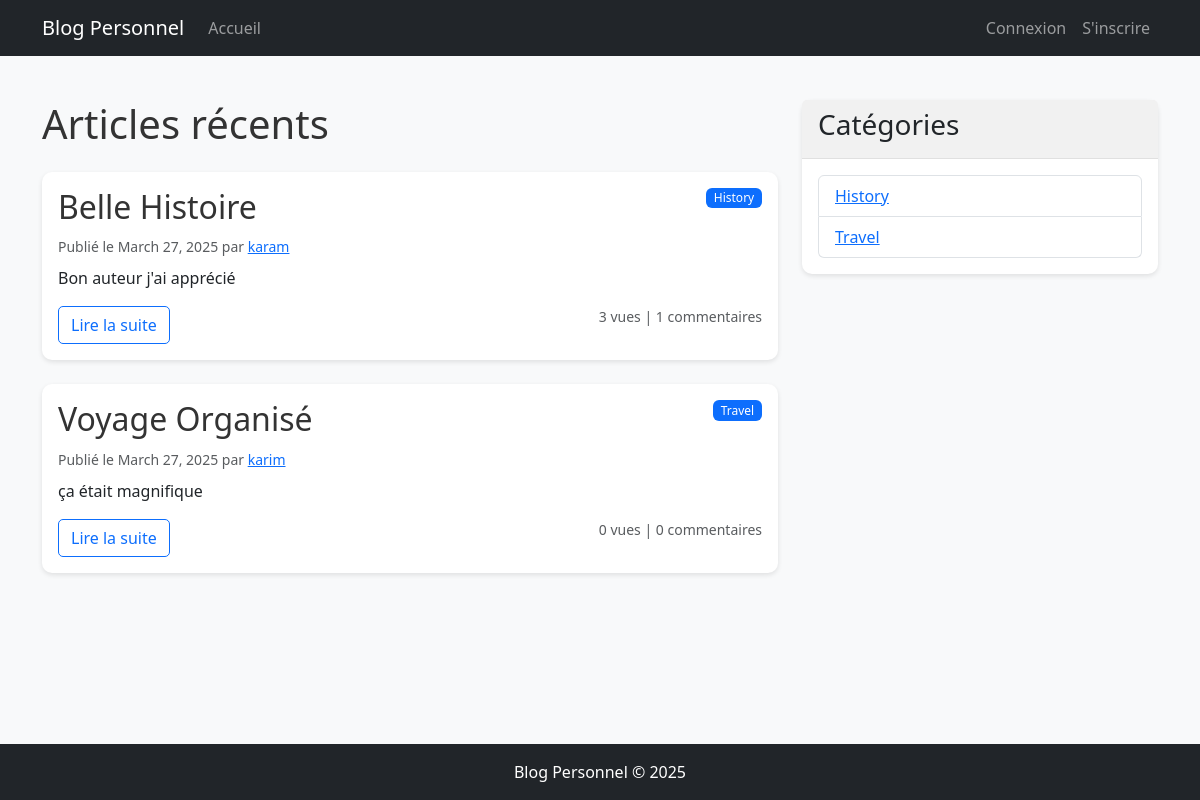
The page / on the database its author committed.
### blog/models.py (models this page shows, shortened)
class Post(models.Model):
    title = models.CharField(max_length=200)
    content = models.TextField()
    date_posted = models.DateTimeField(default=timezone.now)
    author = models.ForeignKey(User, on_delete=models.CASCADE)
    category = models.ForeignKey(Category, on_delete=models.SET_NULL, null=True, blank=True)
    views = models.IntegerField(default=0)

class Category(models.Model):
    name = models.CharField(max_length=100)

### blog/views.py (the view)
# urls.py: path('', PostListView.as_view(), name='blog-home'),
class PostListView(ListView):
    model = Post
    template_name = 'blog/home.html'
    context_object_name = 'posts'
    ordering = ['-date_posted']
    paginate_by = 5
    def get_context_data(self, **kwargs):
        context = super().get_context_data(**kwargs)
        context['categories'] = Category.objects.all()
        return context

### blog/templates/blog/home.html (shortened to what this page needs)
{% extends "blog/base.html" %}
{% block content %}
    <h1 class="mb-4">Articles récents</h1>
    {% for post in posts %}
        <article class="card mb-4">
            <div class="card-body">
                <div class="d-flex justify-content-between align-items-start">
                    <h2 class="card-title">
                        <a href="{% url 'post-detail' post.id %}">{{ post.title }}</a>
                    </h2>
                    {% if post.category %}
                        <span class="badge bg-primary">{{ post.category.name }}</span>
                    {% endif %}
                </div>
                <div class="text-muted mb-2">
                    <small>
                        Publié le {{ post.date_posted|date:"F d, Y" }} par
                        <a href="{% url 'user-posts' post.author.username %}">{{ post.author }}</a>
                    </small>
                </div>
                <p class="card-text">{{ post.content|truncatewords:50 }}</p>
                <div class="d-flex justify-content-between">
                    <a href="{% url 'post-detail' post.id %}" class="btn btn-outline-primary">Lire la suite</a>
                    <small class="text-muted">{{ post.views }} vues | {{ post.comments.count }} commentaires</small>
                </div>
            </div>
        </article>
    {% empty %}
        <div class="alert alert-info">Aucun article disponible.</div>
    {% endfor %}
{% endblock content %}

### blog/templates/blog/base.html (shortened to what this page needs)
<!DOCTYPE html>
<html lang="fr">
<head>
    <link href="https://cdn.jsdelivr.net/npm/bootstrap@5.3.0/dist/css/bootstrap.min.css" rel="stylesheet">
    {% load static %}
    <link rel="stylesheet" type="text/css" href="{% static 'css/main.css' %}">
</head>
<body>
    <header class="site-header">
        <nav class="navbar navbar-expand-lg navbar-dark bg-dark">
            <div class="container">
                <a class="navbar-brand" href="{% url 'blog-home' %}">Blog Personnel</a>
                <div class="collapse navbar-collapse" id="navbarNav">
                    <ul class="navbar-nav me-auto">
                        <li class="nav-item">
                            <a class="nav-link" href="{% url 'blog-home' %}">Accueil</a>
                        </li>
                    </ul>
                    <ul class="navbar-nav">
                        {% if user.is_authenticated %}
                            <li class="nav-item">
                                <a class="nav-link" href="{% url 'post-create' %}">Nouvel Article</a>
                            </li>
                            <li class="nav-item">
                                <a class="nav-link" href="{% url 'profile' %}">Profil</a>
                            </li>
                            <li class="nav-item">
                                <a class="nav-link" href="{% url 'logout' %}">Déconnexion</a>
                            </li>
                        {% else %}
                            <li class="nav-item">
                                <a class="nav-link" href="{% url 'login' %}">Connexion</a>
                            </li>
                            <li class="nav-item">
                                <a class="nav-link" href="{% url 'register' %}">S'inscrire</a>
                            </li>
                        {% endif %}
                    </ul>
                </div>
            </div>
        </nav>
    </header>
    <main role="main" class="container mt-4">
        <div class="row">
            <div class="col-md-8">
                {% block content %}{% endblock %}
            </div>
            <div class="col-md-4">
                <div class="card mb-4">
                    <div class="card-header">
                        <h3>Catégories</h3>
                    </div>
                    <div class="card-body">
                        <ul class="list-group">
                            {% for category in categories %}
                                <li class="list-group-item">
                                    <a href="{% url 'category-posts' category.id %}">{{ category.name }}</a>
                                </li>
                            {% empty %}
                                <li class="list-group-item">Aucune catégorie disponible</li>
                            {% endfor %}
                        </ul>
                    </div>
                </div>
            </div>
        </div>
    </main>
    <footer class="bg-dark text-white text-center py-3 mt-5">
        <div class="container">
            <p class="m-0">Blog Personnel © {% now "Y" %}</p>
        </div>
    </footer>
</body>
</html>

### blog/static/css/main.css (style rules this page uses)
body { background-color: #f8f9fa; color: #333; min-height: 100vh; display: flex; flex-direction: column; }
main { flex: 1; }
.site-header { margin-bottom: 20px; }
.card { border-radius: 10px; box-shadow: 0 2px 5px rgba(0, 0, 0, 0.1); border: none; }
.card-header { background-color: #f1f1f1; border-bottom: 1px solid #e0e0e0; }
.card-title a { color: #333; text-decoration: none; }
.badge { font-weight: 500; }
.btn { border-radius: 5px; }
footer { margin-top: auto; }

### rows shown on the page
Post: title "Belle Histoire", category.name "History", date_posted "March 27, 2025", author "karam", content "Bon auteur j'ai apprécié", views "3", comments.count "1"
Post: title "Voyage Organisé", category.name "Travel", date_posted "March 27, 2025", author "karim", content "ça était magnifique", views "0", comments.count "0"
Category: name "History"
Category: name "Travel"
